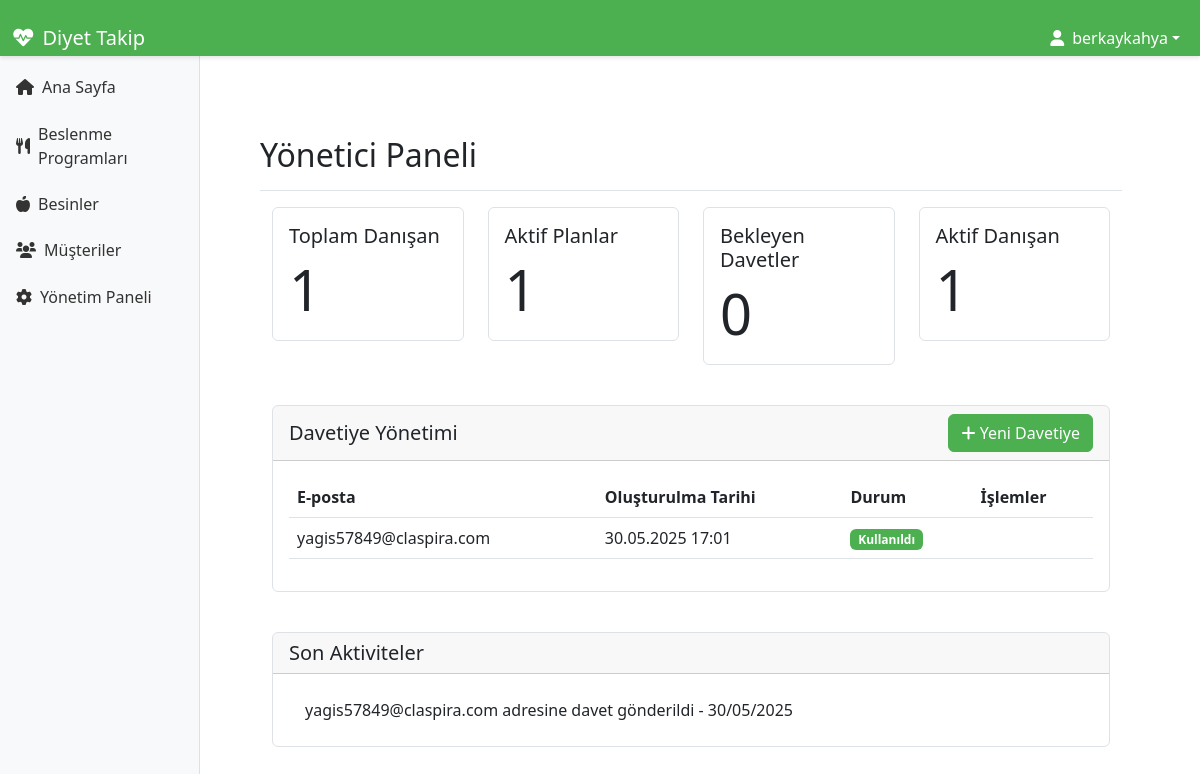
Before: / (signed in) with the older database file.
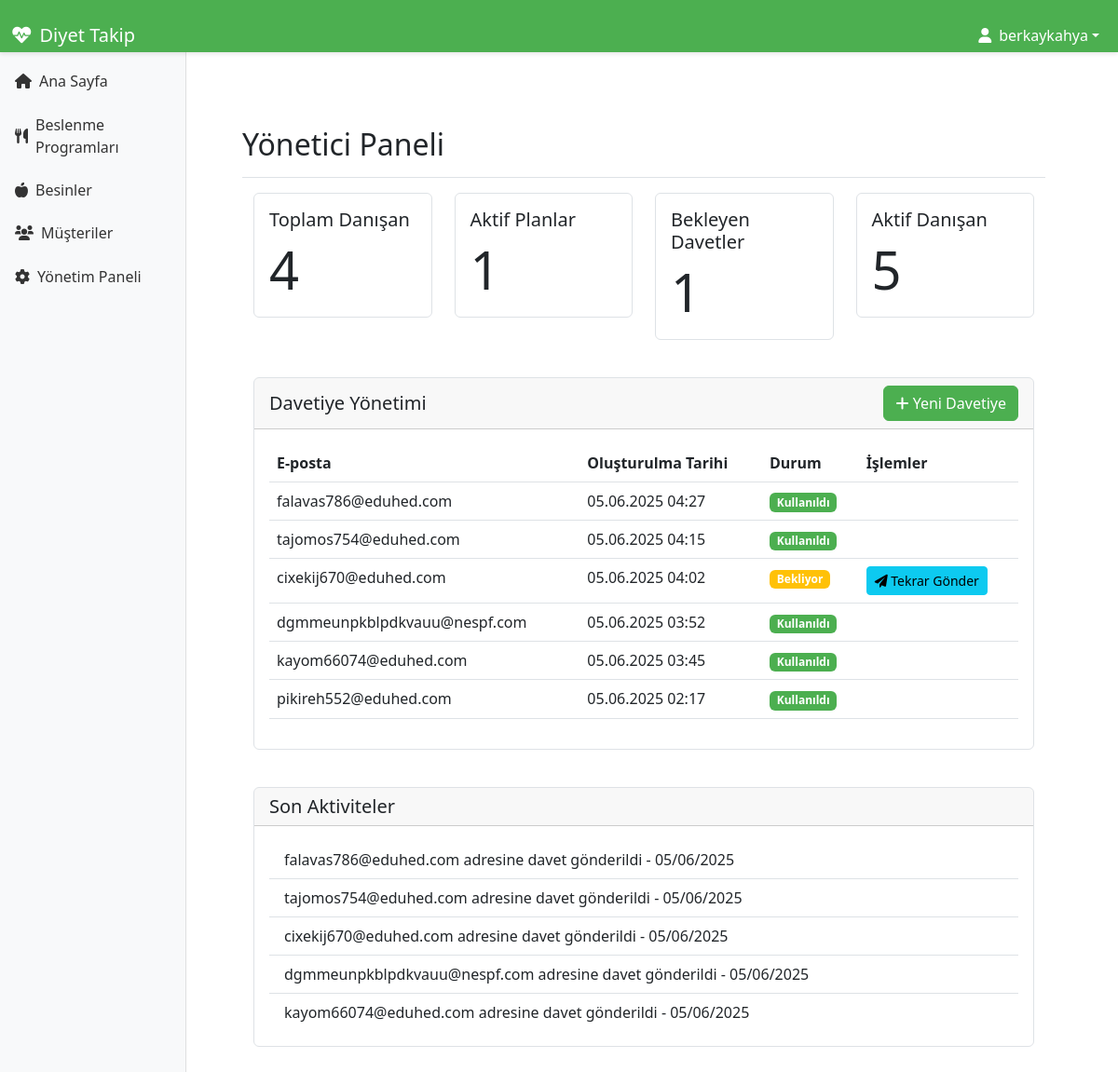
After: the same page with the newer database file.
### accounts/models.py (models this page shows, shortened)
class CustomUser(AbstractUser):
    USER_TYPE_CHOICES = (
        ('dietitian', 'Diyetisyen'),
        ('client', 'Müşteri'),
    )
    user_type = models.CharField(max_length=10, choices=USER_TYPE_CHOICES)
    phone_number = models.CharField(max_length=20, blank=True, null=True)

### invitations/models.py (models this page shows, shortened)
class Invitation(models.Model):
    email = models.EmailField(unique=True)
    token = models.UUIDField(default=uuid.uuid4, editable=False, unique=True)
    created_at = models.DateTimeField(default=timezone.now)
    used = models.BooleanField(default=False)

### dietapp/views.py (the view, shortened to what this page needs)
# urls.py: 2. Add a URL to urlpatterns:  path('', views.home, name='home')
def home(request):
    context = {}
    if request.user.is_authenticated:
        if request.user.is_superuser:
            context['client_count'] = Client.objects.count()
            context['active_plan_count'] = Plan.objects.filter(is_active=True).count()
            context['pending_invitation_count'] = Invitation.objects.filter(used=False).count()
            context['active_client_count'] = CustomUser.objects.filter(is_active=True, is_staff=False).count()
            context['invitations'] = Invitation.objects.all().order_by('-created_at')
            context['recent_activities'] = [
                f"{inv.email} adresine davet gönderildi - {inv.created_at.strftime('%d/%m/%Y')}"
                for inv in Invitation.objects.order_by('-created_at')[:5]
            ]
            context['is_admin'] = True
            return render(request, 'dashboard/admin_dashboard.html', context)
    return render(request, 'home.html', context)

### templates/dashboard/admin_dashboard.html (shortened to what this page needs)
{% extends 'base.html' %}
{% load static %}
{% block extra_css %}
<link rel="stylesheet" href="{% static 'css/sidebar.css' %}">
{% endblock %}
{% block content %}
<div class="container-fluid">
    <div class="row">
        {% include 'includes/sidebar.html' %}
        <main class="col-md-9 ms-sm-auto col-lg-10 px-md-4">
            <div class="d-flex justify-content-between flex-wrap flex-md-nowrap align-items-center pt-3 pb-2 mb-3 border-bottom">
                <h1 class="h2">Yönetici Paneli</h1>
            </div>
            <div class="row">
                <div class="col-md-3">
                    <div class="card stat-card">
                        <div class="card-body">
                            <h5 class="card-title">Toplam Danışan</h5>
                            <p class="card-text display-4">{{ client_count }}</p>
                        </div>
                    </div>
                </div>
                <div class="col-md-3">
                    <div class="card stat-card">
                        <div class="card-body">
                            <h5 class="card-title">Aktif Planlar</h5>
                            <p class="card-text display-4">{{ active_plan_count }}</p>
                        </div>
                    </div>
                </div>
                <div class="col-md-3">
                    <div class="card stat-card">
                        <div class="card-body">
                            <h5 class="card-title">Bekleyen Davetler</h5>
                            <p class="card-text display-4">{{ pending_invitation_count }}</p>
                        </div>
                    </div>
                </div>
                <div class="col-md-3">
                    <div class="card stat-card">
                        <div class="card-body">
                            <h5 class="card-title">Aktif Danışan</h5>
                            <p class="card-text display-4">{{ active_client_count }}</p>
                        </div>
                    </div>
                </div>
            </div>
            <div class="row mt-4">
                <div class="col-12">
                    <div class="card">
                        <div class="card-header d-flex justify-content-between align-items-center">
                            <h5 class="mb-0">Davetiye Yönetimi</h5>
                            <button type="button" class="btn btn-primary" data-bs-toggle="modal" data-bs-target="#newInvitationModal">
                                <i class="fas fa-plus"></i> Yeni Davetiye
                            </button>
                        </div>
                        <div class="card-body">
                            <div class="table-responsive">
                                <table class="table table-hover">
                                    <thead>
                                        <tr>
                                            <th>E-posta</th>
                                            <th>Oluşturulma Tarihi</th>
                                            <th>Durum</th>
                                            <th>İşlemler</th>
                                        </tr>
                                    </thead>
                                    <tbody>
                                        {% for invitation in invitations %}
                                        <tr>
                                            <td>{{ invitation.email }}</td>
                                            <td>{{ invitation.created_at|date:"d.m.Y H:i" }}</td>
                                            <td>
                                                {% if invitation.used %}
                                                    <span class="badge bg-success">Kullanıldı</span>
                                                {% else %}
                                                    <span class="badge bg-warning">Bekliyor</span>
                                                {% endif %}
                                            </td>
                                            <td>
                                                {% if not invitation.used %}
                                                <button class="btn btn-sm btn-info" onclick="resendInvitation('{{ invitation.token }}')">
                                                    <i class="fas fa-paper-plane"></i> Tekrar Gönder
                                                </button>
                                                {% endif %}
                                            </td>
                                        </tr>
                                        {% empty %}
                                        <tr>
                                            <td colspan="4" class="text-center">Henüz davetiye bulunmuyor.</td>
                                        </tr>
                                        {% endfor %}
                                    </tbody>
                                </table>
                            </div>
                        </div>
                    </div>
                </div>
            </div>
            <div class="row mt-4">
                <div class="col-12">
                    <div class="card">
                        <div class="card-header">
                            <h5 class="mb-0">Son Aktiviteler</h5>
                        </div>
                        <div class="card-body">
                            <ul class="list-group list-group-flush">
                                {% for activity in recent_activities %}
                                    <li class="list-group-item">{{ activity }}</li>
                                {% empty %}
                                    <li class="list-group-item text-muted">Henüz aktivite bulunmuyor.</li>
                                {% endfor %}
                            </ul>
                        </div>
                    </div>
                </div>
            </div>
        </main>
    </div>
</div>
{% endblock %}

### templates/base.html (shortened to what this page needs)
{% load static %}
<!DOCTYPE html>
<html lang="tr">
<head>
    <link href="https://cdn.jsdelivr.net/npm/bootstrap@5.3.0/dist/css/bootstrap.min.css" rel="stylesheet">
    <link href="https://cdnjs.cloudflare.com/ajax/libs/font-awesome/6.0.0/css/all.min.css" rel="stylesheet">
    <link href="{% static '/css/style.css' %}" rel="stylesheet">
    {% block extra_css %}{% endblock %}
</head>
<body>
    <nav class="navbar navbar-expand-lg navbar-dark fixed-top">
        <div class="container-fluid">
            <a class="navbar-brand" href="{% url 'home' %}">
                <i class="fas fa-heartbeat"></i> Diyet Takip
            </a>
            <div class="collapse navbar-collapse" id="navbarNav">
                <ul class="navbar-nav ms-auto">
                    {% if user.is_authenticated %}
                    <li class="nav-item dropdown">
                        <a class="nav-link dropdown-toggle" href="#" id="navbarDropdown" role="button" data-bs-toggle="dropdown">
                            <i class="fas fa-user"></i> {{ user.get_full_name|default:user.username }}
                        </a>
                    </li>
                    {% endif %}
                </ul>
            </div>
        </div>
    </nav>
    <div class="messages-container">
    </div>
    <div class="container py-4">
        {% block content %}{% endblock %}
    </div>
</body>
</html>

### templates/includes/sidebar.html
<div class="col-md-3 col-lg-2 d-md-block bg-light sidebar collapse">
    <div class="position-sticky pt-3">
        <ul class="nav flex-column">
            <li class="nav-item">
                <a class="nav-link {% if request.resolver_match.url_name == 'admin_dashboard' %}active{% endif %}" href="{% url 'admin_dashboard' %}">
                    <i class="fas fa-home"></i> Ana Sayfa
                </a>
            </li>
            <li class="nav-item">
                <a class="nav-link {% if request.resolver_match.url_name == 'nutrition_plans' %}active{% endif %}" href="{% url 'plans:nutrition_plans' %}">
                    <i class="fas fa-utensils"></i> Beslenme Programları
                </a>
            </li>
            <li class="nav-item">
                <a class="nav-link {% if request.resolver_match.url_name == 'food_list' %}active{% endif %}" href="{% url 'meals:food_list' %}">
                    <i class="fas fa-apple-alt"></i> Besinler
                </a>
            </li>
            <li class="nav-item">
                <a class="nav-link {% if request.resolver_match.url_name == 'clients' %}active{% endif %}" href="{% url 'clients:client_list' %}">
                    <i class="fas fa-users"></i> Müşteriler
                </a>
            </li>
            <li class="nav-item">
                <a class="nav-link" href="{% url 'admin:index' %}">
                    <i class="fas fa-cog"></i> Yönetim Paneli
                </a>
            </li>
        </ul>
    </div>
</div>

### static/css/style.css (style rules this page uses)
:root { --primary-color: #4CAF50; --primary-hover: #45a049; --secondary-color: #f8f9fa; --text-color: #333333; --light-gray: #e9ecef; --border-color: #dee2e6; }
:root { --bs-primary: var(--primary-color); --bs-primary-rgb: 76, 175, 80; --bs-primary-hover: var(--primary-hover); --bs-primary-hover-rgb: 69, 160, 73; }
.navbar { height: 56px; z-index: 1030; display: flex; align-items: center; background-color: var(--primary-color) !important; box-shadow: 0 2px 4px rgba(0,0,0,0.1); }
.navbar-brand { display: flex; align-items: center; font-size: 1.25rem; padding: 0; color: white !important; }
.navbar-brand i { margin-right: 0.5rem; }
.navbar-nav { display: flex; align-items: center; }
.nav-link { display: flex; align-items: center; padding: 0.5rem 1rem; color: white !important; }
.nav-link i { margin-right: 0.5rem; }
.sidebar { position: fixed; top: 56px; bottom: 0; left: 0; z-index: 100; padding: 20px 0 0; box-shadow: inset -1px 0 0 var(--border-color); background-color: var(--secondary-color); }
.sidebar .nav-link { font-weight: 500; color: var(--text-color) !important; padding: 0.5rem 1rem; margin: 0.2rem 0; }
.sidebar .nav-link i { margin-right: 0.5rem; color: var(--text-color); }
main { margin-top: 76px; padding-top: 20px; min-height: calc(100vh - 56px); }
.card { transition: transform 0.2s; margin-bottom: 1rem; border-color: var(--border-color); }
.btn-primary { background-color: var(--primary-color) !important; border-color: var(--primary-color) !important; }
.badge.bg-success { background-color: var(--primary-color) !important; }
.container-fluid { padding-top: 20px; }
.row { margin-right: 0; margin-left: 0; }
body { padding-top: 56px; }
.messages-container { position: fixed; top: 56px; left: 0; right: 0; z-index: 1030; padding: 1rem; pointer-events: none; }

### static/css/sidebar.css (style rules this page uses)
.sidebar { position: fixed; top: 0; bottom: 0; left: 0; z-index: 100; padding: 48px 0 0; box-shadow: inset -1px 0 0 rgba(0, 0, 0, .1); }
.sidebar .nav-link { font-weight: 500; color: #333; padding: 0.5rem 1rem; margin: 0.2rem 0; }
.sidebar .nav-link i { margin-right: 0.5rem; }
main { margin-top: 48px; }
.stat-card { transition: transform 0.2s; }

Changed rows visible on the page:
removed Invitation: email "yagis57849@claspira.com", created_at "30.05.2025 17:01", used "Kullanıldı"
added Invitation: email "falavas786@eduhed.com", created_at "05.06.2025 04:27", used "Kullanıldı"
added Invitation: email "tajomos754@eduhed.com", created_at "05.06.2025 04:15", used "Kullanıldı"
added Invitation: email "cixekij670@eduhed.com", created_at "05.06.2025 04:02", used "Bekliyor"
added Invitation: email "dgmmeunpkblpdkvauu@nespf.com", created_at "05.06.2025 03:52", used "Kullanıldı"
added Invitation: email "kayom66074@eduhed.com", created_at "05.06.2025 03:45", used "Kullanıldı"
added Invitation: email "pikireh552@eduhed.com", created_at "05.06.2025 02:17", used "Kullanıldı"
Other visible differences:
{{ client_count }}: "1" → "4"
{{ pending_invitation_count }}: "0" → "1"
{{ active_client_count }}: "1" → "5"
new list line: "falavas786@eduhed.com adresine davet gönderildi - 05/06/2025"
new list line: "tajomos754@eduhed.com adresine davet gönderildi - 05/06/2025"
new list line: "cixekij670@eduhed.com adresine davet gönderildi - 05/06/2025"
new list line: "dgmmeunpkblpdkvauu@nespf.com adresine davet gönderildi - 05/06/2025"
new list line: "kayom66074@eduhed.com adresine davet gönderildi - 05/06/2025"
list line gone: "yagis57849@claspira.com adresine davet gönderildi - 30/05/2025"
